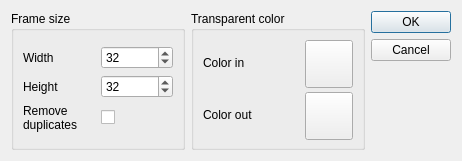
<?xml version="1.0" encoding="UTF-8"?>
<ui version="4.0">
 <class>ImportOptionsDialog</class>
 <widget class="QDialog" name="ImportOptionsDialog">
  <property name="geometry">
   <rect>
    <x>0</x>
    <y>0</y>
    <width>462</width>
    <height>161</height>
   </rect>
  </property>
  <property name="minimumSize">
   <size>
    <width>462</width>
    <height>161</height>
   </size>
  </property>
  <property name="maximumSize">
   <size>
    <width>462</width>
    <height>164</height>
   </size>
  </property>
  <property name="windowTitle">
   <string>Image Import Options</string>
  </property>
  <property name="modal">
   <bool>true</bool>
  </property>
  <layout class="QHBoxLayout" name="horizontalLayout">
   <item>
    <widget class="QGroupBox" name="groupBox">
     <property name="title">
      <string>Frame size</string>
     </property>
     <layout class="QVBoxLayout" name="verticalLayout_2">
      <item>
       <layout class="QGridLayout" name="gridLayout">
        <item row="0" column="0">
         <widget class="QLabel" name="spriteWLabel">
          <property name="text">
           <string>Width</string>
          </property>
         </widget>
        </item>
        <item row="1" column="0">
         <widget class="QLabel" name="spriteHLabel">
          <property name="text">
           <string>Height</string>
          </property>
         </widget>
        </item>
        <item row="1" column="1">
         <widget class="QSpinBox" name="spriteHeight">
          <property name="maximum">
           <number>4096</number>
          </property>
          <property name="value">
           <number>32</number>
          </property>
         </widget>
        </item>
        <item row="0" column="1">
         <widget class="QSpinBox" name="spriteWidth">
          <property name="maximum">
           <number>4096</number>
          </property>
          <property name="value">
           <number>32</number>
          </property>
         </widget>
        </item>
        <item row="2" column="1">
         <widget class="QCheckBox" name="noDupsCheckBox">
          <property name="text">
           <string/>
          </property>
          <property name="checkable">
           <bool>true</bool>
          </property>
          <property name="tristate">
           <bool>false</bool>
          </property>
         </widget>
        </item>
        <item row="2" column="0">
         <widget class="QLabel" name="noDupsLabel">
          <property name="text">
           <string>&lt;html&gt;&lt;head/&gt;&lt;body&gt;&lt;p&gt;Remove&lt;br /&gt;duplicates&lt;/p&gt;&lt;/body&gt;&lt;/html&gt;</string>
          </property>
         </widget>
        </item>
       </layout>
      </item>
     </layout>
    </widget>
   </item>
   <item>
    <widget class="QGroupBox" name="groupBox_2">
     <property name="title">
      <string>Transparent color</string>
     </property>
     <layout class="QGridLayout" name="gridLayout_2">
      <item row="1" column="0">
       <widget class="QLabel" name="colorOutLabel">
        <property name="text">
         <string>Color out</string>
        </property>
       </widget>
      </item>
      <item row="0" column="0">
       <widget class="QLabel" name="colorInLabel">
        <property name="text">
         <string>Color in</string>
        </property>
       </widget>
      </item>
      <item row="1" column="1">
       <widget class="ColorButton" name="colorOutButton">
        <property name="sizePolicy">
         <sizepolicy hsizetype="Preferred" vsizetype="Preferred">
          <horstretch>0</horstretch>
          <verstretch>0</verstretch>
         </sizepolicy>
        </property>
        <property name="minimumSize">
         <size>
          <width>48</width>
          <height>48</height>
         </size>
        </property>
        <property name="maximumSize">
         <size>
          <width>48</width>
          <height>48</height>
         </size>
        </property>
        <property name="toolTip">
         <string>The transparency color and degree of transparency</string>
        </property>
        <property name="autoFillBackground">
         <bool>true</bool>
        </property>
        <property name="styleSheet">
         <string notr="true"/>
        </property>
        <property name="text">
         <string/>
        </property>
       </widget>
      </item>
      <item row="0" column="1">
       <widget class="ColorButton" name="colorInButton">
        <property name="sizePolicy">
         <sizepolicy hsizetype="Preferred" vsizetype="Preferred">
          <horstretch>0</horstretch>
          <verstretch>0</verstretch>
         </sizepolicy>
        </property>
        <property name="minimumSize">
         <size>
          <width>48</width>
          <height>48</height>
         </size>
        </property>
        <property name="maximumSize">
         <size>
          <width>48</width>
          <height>48</height>
         </size>
        </property>
        <property name="toolTip">
         <string>The color to be replaced with transparency</string>
        </property>
        <property name="autoFillBackground">
         <bool>true</bool>
        </property>
        <property name="styleSheet">
         <string notr="true"/>
        </property>
        <property name="text">
         <string/>
        </property>
       </widget>
      </item>
     </layout>
    </widget>
   </item>
   <item>
    <widget class="QDialogButtonBox" name="buttonBox">
     <property name="orientation">
      <enum>Qt::Vertical</enum>
     </property>
     <property name="standardButtons">
      <set>QDialogButtonBox::Cancel|QDialogButtonBox::Ok</set>
     </property>
     <property name="centerButtons">
      <bool>false</bool>
     </property>
    </widget>
   </item>
  </layout>
 </widget>
 <customwidgets>
  <customwidget>
   <class>ColorButton</class>
   <extends>QToolButton</extends>
   <header location="global">colorbutton.h</header>
  </customwidget>
 </customwidgets>
 <resources/>
 <connections/>
</ui>
